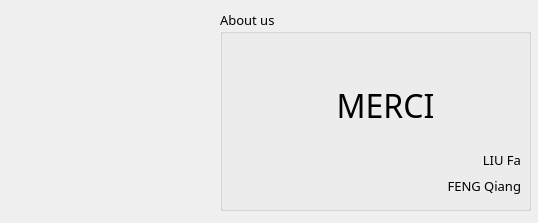
<?xml version="1.0" encoding="UTF-8"?>
<ui version="4.0">
 <class>AboutDlg</class>
 <widget class="QDialog" name="AboutDlg">
  <property name="geometry">
   <rect>
    <x>0</x>
    <y>0</y>
    <width>538</width>
    <height>223</height>
   </rect>
  </property>
  <property name="windowTitle">
   <string>Dialog</string>
  </property>
  <widget class="QGroupBox" name="groupBox">
   <property name="geometry">
    <rect>
     <x>220</x>
     <y>10</y>
     <width>311</width>
     <height>201</height>
    </rect>
   </property>
   <property name="font">
    <font>
     <family>微软雅黑</family>
     <pointsize>10</pointsize>
    </font>
   </property>
   <property name="title">
    <string>About us</string>
   </property>
   <widget class="QLabel" name="label_3">
    <property name="geometry">
     <rect>
      <x>90</x>
      <y>70</y>
      <width>151</width>
      <height>51</height>
     </rect>
    </property>
    <property name="font">
     <font>
      <pointsize>24</pointsize>
     </font>
    </property>
    <property name="text">
     <string>MERCI</string>
    </property>
    <property name="alignment">
     <set>Qt::AlignCenter</set>
    </property>
   </widget>
   <widget class="QWidget" name="layoutWidget">
    <property name="geometry">
     <rect>
      <x>220</x>
      <y>140</y>
      <width>81</width>
      <height>46</height>
     </rect>
    </property>
    <layout class="QVBoxLayout" name="verticalLayout">
     <item>
      <widget class="QLabel" name="label">
       <property name="text">
        <string>LIU Fa</string>
       </property>
       <property name="alignment">
        <set>Qt::AlignRight|Qt::AlignTrailing|Qt::AlignVCenter</set>
       </property>
      </widget>
     </item>
     <item>
      <widget class="QLabel" name="label_2">
       <property name="text">
        <string>FENG Qiang</string>
       </property>
       <property name="alignment">
        <set>Qt::AlignRight|Qt::AlignTrailing|Qt::AlignVCenter</set>
       </property>
      </widget>
     </item>
    </layout>
   </widget>
  </widget>
  <widget class="QLabel" name="label_image">
   <property name="geometry">
    <rect>
     <x>10</x>
     <y>10</y>
     <width>200</width>
     <height>200</height>
    </rect>
   </property>
   <property name="text">
    <string/>
   </property>
   <property name="pixmap">
    <pixmap resource="resource.qrc">:/images/logo.png</pixmap>
   </property>
   <property name="alignment">
    <set>Qt::AlignCenter</set>
   </property>
  </widget>
 </widget>
 <resources>
  <include location="resource.qrc"/>
 </resources>
 <connections/>
</ui>
